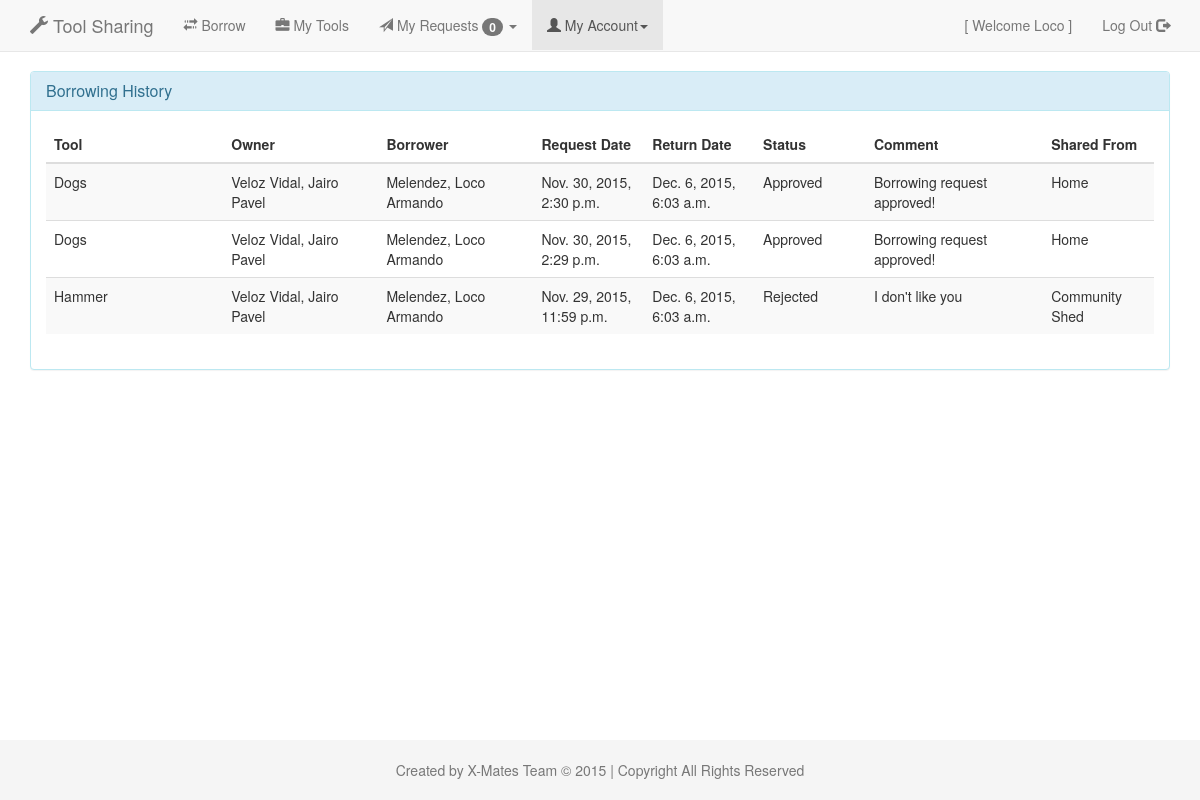
Screenshot of /account/history/ (signed in) with the database file from the repository.
### user/models.py (models this page shows, shortened)
class User(models.Model):
    first_name = models.CharField(max_length=50)
    middle_name = models.CharField(max_length=50, blank=True, null=True)
    last_name = models.CharField(max_length=50)
    email = models.EmailField(unique=True)
    phone_number = models.CharField(max_length=20)
    password = models.CharField(max_length=100)
    address = models.CharField(max_length=50)
    state = models.CharField(max_length=50, choices=USStates.states_list)
    city = models.CharField(max_length=50)
    zipcode = models.CharField(max_length=5)
    shared_zone = models.ForeignKey(SharedZone, related_name='users', null=True, on_delete=models.SET_NULL)
    role = models.ForeignKey(Role, related_name='users', null=True, on_delete=models.SET_NULL)
    role_date = models.DateTimeField(auto_now_add=True, auto_now=False)
    enabled = models.BooleanField(default=True)
    timestamp = models.DateTimeField(auto_now_add=True, auto_now=False)
    updated = models.DateTimeField(auto_now_add=False, auto_now=True)
    pickup_days = models.CharField(max_length=100, null=True)
    pickup_times = models.CharField(max_length=50, null=True)
    def __str__(self):
        return self.last_name + ", " + self.first_name + " " + self.middle_name

### request/models.py (models this page shows, shortened)
class Request(models.Model):
    PENDING_APPROVAL = 'PA'
    APPROVED = 'AP'
    REJECTED = 'RE'
    RETURNED = 'RT'
    status_choices = (
        (PENDING_APPROVAL, 'Pending Approval'),
        (APPROVED, 'Approved'),
        (REJECTED, 'Rejected'),
        (RETURNED, 'Returned')
    )
    tool = models.ForeignKey(Tool, related_name='requests')
    lender = models.ForeignKey(User, related_name='lender_requests')
    borrower = models.ForeignKey(User, related_name='borrower_requests')
    status = models.CharField(choices=status_choices, max_length=2, default="PA")
    comment = models.CharField(max_length=150, default="")
    date = models.DateTimeField(auto_now_add=True, auto_now=False)
    returned_date = models.DateTimeField(null=True)
    shared_from = models.CharField(choices=Tool.shared_choices, max_length=2)
    zipcode = models.CharField(max_length=5)
    updated = models.DateTimeField(auto_now_add=False, auto_now=True)
    borrower_enabled = models.BooleanField(default=True)
    lender_enabled = models.BooleanField(default=True)
    may_leave_comment = models.BooleanField(default=False)
    def get_status_choices(self):
        return dict(self.status_choices).get(self.status)

### manage_tools/models.py (models this page shows, shortened)
class Tool(models.Model):
    AVAILABLE = 'AV'
    BORROWED = 'BR'
    RETURNED = 'RT'
    UNAVAILABLE = 'UA'
    status_choices = (
        (AVAILABLE, 'Available'),
        (BORROWED, 'Borrowed'),
        (RETURNED, 'Returned'),
        (UNAVAILABLE, 'Unavailable'),
    )
    editable_status_choices = (
        (AVAILABLE, 'Available'),
        (UNAVAILABLE, 'Unavailable'),
    )
    HOME = "HM"
    SHED = "SH"
    shared_choices = (
        (HOME, "Home"),
        (SHED, "Community Shed"),
    )
    name = models.CharField(max_length=100)
    status = models.CharField(choices=editable_status_choices, max_length=2, default="AV")
    owner = models.ForeignKey(User, related_name='tools', null=True, on_delete=models.SET_NULL)
    description = models.CharField(max_length=250)
    picture = models.FileField(upload_to="img/tools/", blank=True, default="img/tools/no-image.png")
    code = models.CharField(unique=True, max_length=10)
    shared_from = models.CharField(choices=shared_choices, max_length=2, default="HM")
    category = models.ForeignKey(ToolCategory, related_name='tools', null=True, on_delete=models.SET_NULL)
    enabled = models.BooleanField(default=True)
    timestamp = models.DateTimeField(auto_now_add=True, auto_now=False)
    updated = models.DateTimeField(auto_now_add=False, auto_now=True)
    def get_shared_choices(self):
        return dict(self.shared_choices).get(self.shared_from)

### user/views.py (the view)
def history(request):
    if not utilities.is_user_logged_in(session=request.session):
        return redirect(reverse('sign_in'))
    if 'is_shared_zone' not in request.session:
        return redirect(reverse('shared_zone:index'))
    borrowing_history = Request.objects.filter((Q(borrower=request.session["cool_user"]) & Q(borrower_enabled=False))
                                               | (Q(lender=request.session["cool_user"]) & Q(lender_enabled=False))).order_by('-date')
    paginator = Paginator(borrowing_history, 10)
    page = request.GET.get('page')
    try:
        borrowing_history = paginator.page(page)
    except PageNotAnInteger:
        borrowing_history = paginator.page(1)
    except EmptyPage:
        borrowing_history = paginator.page(paginator.num_pages)
    return render(request, "user/history.html", {'my_profile': True, 'history': borrowing_history})

### utils/utilities.py (called while the page is built)
def is_user_logged_in(session):
    return "cool_user" in session and session["cool_user"] is not None

### templates/user/history.html (shortened to what this page needs)
{% extends "base.html" %}
{% block content %}
    {% if history %}
        <div class="panel panel-info">
          <div class="panel-heading">
            <h3 class="panel-title">Borrowing History</h3>
          </div>
          <div class="panel-body">
                <div class="table-responsive">
                    <table class="table table-striped table-hover">
                        <thead>
                            <tr>
                                <th style="width:16%">Tool</th>
                                <th style="width:14%">Owner</th>
                                <th style="width:14%">Borrower</th>
                                <th style="width:10%">Request Date</th>
                                <th style="width:10%">Return Date</th>
                                <th style="width:10%">Status</th>
                                <th style="width:16%">Comment</th>
                                <th style="width:10%">Shared From</th>
                            </tr>
                        </thead>
                        <tbody>
                        {% for record in history %}
                            <tr>
                                <td>{{ record.tool.name }}</td>
                                <td>{{ record.lender }}</td>
                                <td>{{ record.borrower }}</td>
                                <td>{{ record.date }}</td>
                                <td>{% if record.returned_date %}{{ record.returned_date }}{% endif %}</td>
                                <td>{{ record.get_status_choices }}</td>
                                <td>{{ record.comment }}</td>
                                <td>{{ record.tool.get_shared_choices }}</td>
                            </tr>
                        {% endfor %}
                    </table>
                </div>
            </div>
        </div>
    {% endif %}
{% endblock %}

### templates/navbar.html (shortened to what this page needs)
    {% load staticfiles %}
    <nav class="navbar navbar-default navbar-static-top">
      <div class="container">
        <div id="navbar" class="navbar-collapse collapse">
          <ul class="nav navbar-nav">
            <li><a href="{% url "index" %}" class="navbar-brand"><span class="glyphicon glyphicon-wrench" aria-hidden="true"></span> Tool Sharing</a></li>
              {% if "cool_user" in request.session and "is_shared_zone" in request.session %}
                <li class="{% if borrow %}active{% endif %}"><a href="{% url "tool_listing:tool_listing" %}"><span class="glyphicon glyphicon-transfer" aria-hidden="true"></span> Borrow</a></li>
                <li {% if my_tools %}class="active"{% endif %}><a href="{% url "manage_tools:my_tools" %}"><span class="glyphicon glyphicon-briefcase" aria-hidden="true"></span> My Tools</a></li>
                <li class="dropdown {% if my_requests %}active{% endif %}">
                    <a href="#" class="dropdown-toggle" data-toggle="dropdown" role="button" aria-haspopup="true" aria-expanded="false"><span class="glyphicon glyphicon-send" aria-hidden="true"></span> My Requests
                        <span class="badge">
                            {% if request.session.notification_s and request.session.notification_r %}
                                {{ request.session.notification_s|add:request.session.notification_r }}
                            {% elif request.session.notification_s %}
                                {{ request.session.notification_s }}
                            {% elif request.session.notification_r %}
                                {{ request.session.notification_r }}
                            {% else %} 0
                            {% endif %}
                        </span>
                        <span class="caret"></span></a>
                </li>
              {% endif %}
              {% if "cool_user" in request.session %}
                  <li class="dropdown {% if my_profile %}active{% endif %}">
                    <a href="#" class="dropdown-toggle" data-toggle="dropdown" role="button" aria-haspopup="true" aria-expanded="false"><span class="glyphicon glyphicon-user" aria-hidden="true"></span> My Account<span class="caret"></span></a>
                  </li>
              {% endif %}
          </ul>
        {% if not request.get_full_path == "/sign_in/" %}
          <ul class="nav navbar-nav navbar-right">
            {% if "cool_user_name" in request.session %}
                <li><a>[ Welcome {{ request.session.cool_user_name }} ]</a></li>
            {% endif %}
            {% if "cool_user" in request.session %}
              <li><a href="{% url "log_out" %}">Log Out <span class="glyphicon glyphicon-log-out" aria-hidden="true"></span></a></li>
            {% endif %}
          </ul>
        {% endif %}
        </div>
      </div>
    </nav>

### static/our_static/css/navbar-static-top.css (style rules this page uses)
body { min-height: 2000px; }
.navbar-static-top { margin-bottom: 19px; }

### static/our_static/css/custom.css (style rules this page uses)
.min-body-height { min-height: 0; }

### static/our_static/css/sticky-footer-navbar.css (style rules this page uses)
html { position: relative; min-height: 100%; }
body { margin-bottom: 60px; }

### rows the page displays
User: session.cool_user_name "Loco"
Request: tool.name "Dogs", lender "Veloz Vidal, Jairo Pavel", borrower "Melendez, Loco Armando", date "Nov. 30, 2015, 2:30 p.m.", returned_date "Dec. 6, 2015, 6:03 a.m.", get_status_choices "Approved", comment "Borrowing request approved!", tool.get_shared_choices "Home"
Request: tool.name "Dogs", lender "Veloz Vidal, Jairo Pavel", borrower "Melendez, Loco Armando", date "Nov. 30, 2015, 2:29 p.m.", returned_date "Dec. 6, 2015, 6:03 a.m.", get_status_choices "Approved", comment "Borrowing request approved!", tool.get_shared_choices "Home"
Request: tool.name "Hammer", lender "Veloz Vidal, Jairo Pavel", borrower "Melendez, Loco Armando", date "Nov. 29, 2015, 11:59 p.m.", returned_date "Dec. 6, 2015, 6:03 a.m.", get_status_choices "Rejected", comment "I don't like you", tool.get_shared_choices "Community Shed"
